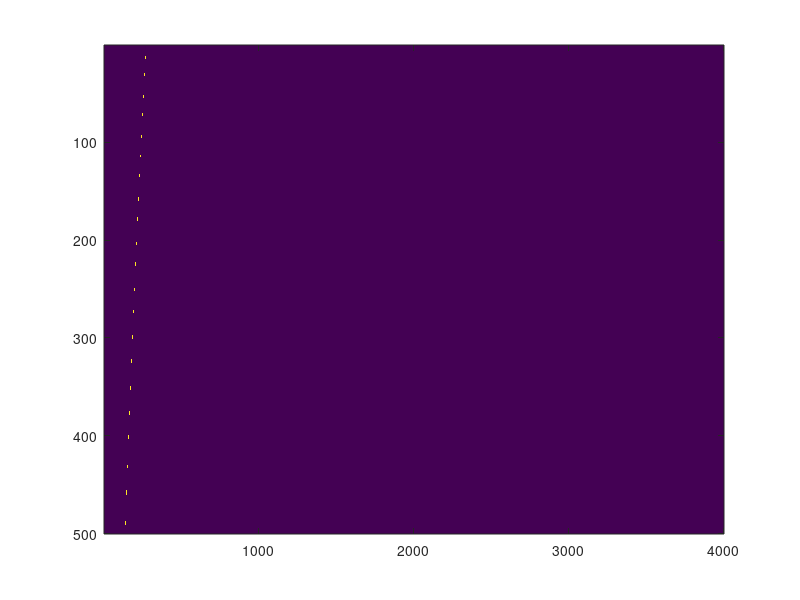
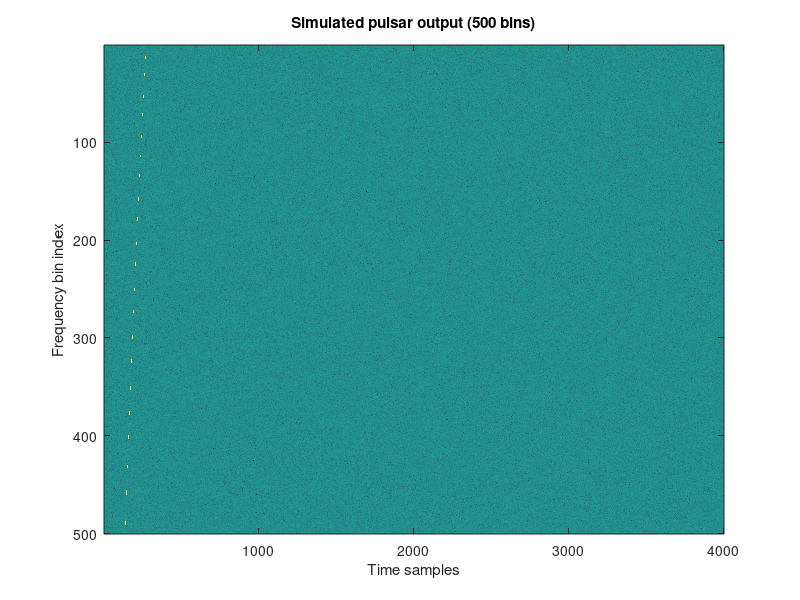
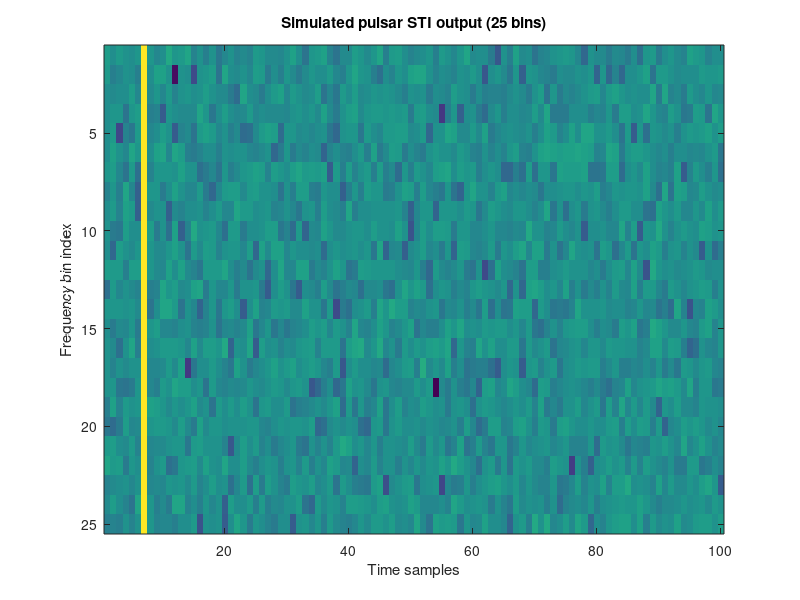

Source code (MATLAB) for these figures, in order:
fs        = 155e6; % Sampling frequency - used for noise level
Ninputs   = 40;    % Number of inputs/antennas
Nbins     = 500;   % Total number of frequency bins
Nfft      = 512;   % F-engine FFT size
Nfengines = 5;     % Number of F-engines
Nxengines = 20;    % Number of X-engines (i.e. Number of GPUs)

Nin_per_f        = Ninputs/Nfengines; % Number of inputs per F-engine
Nbin_per_x       = Nbins/Nxengines; % Number of bins per X-engine
Ntime_per_packet = 20; % Number of time samples (spectra snapshots) per packet
Ntime = 4000;

% Increase the range of tau when dispersion measure causes m_D to exceed
% time samples.
D = 10; % DM; 10 with these parameters gives a fairly fast pulsar
freq = (0:499)*(303e3) + 1300e6; % All frequencies
% fo = freq(floor(length(freq)/2)); % Center frequency
% tau = 4.1488e-3*((fo^-2)-(freq.^-2))*D; % Frequency dependent timing offset
% t = -2.8e-20:((2.5e-20)+(2.8e-20))/(Ntime-1):2.5e-20; % Range of timing offsets
tau = zeros(size(freq));
for k = 1:length(freq)
    if (k-1) ~= 0
        tau(k-1) = 4.1488e-3*((freq(k-1)^-2)-(freq(k)^-2))*D;
    end
end
tau(end) = 4.1488e-3*((freq(end-1)^-2)-(freq(end)^-2))*D;
t = 5e-24:((10e-23)-(5e-24))/(Ntime-1):10e-23; % Range of timing offsets
pulseData = zeros(Ninputs, Nbins, Ntime);
% Noisy environment
for ii = 1:size(pulseData,3)
    for jj = 1:size(pulseData,2)
        pulseData(:,jj,ii) = 0.1*(randn(1) + 1j*randn(1));
    end
end

% for cyc = [0,1000,2000,3000] % Cycles
%     for k = 1:Nbins
%         tmp_tau = abs(m_D(k)-tau);
%         [~, t_idx(k)] = min(tmp_tau);
%         pulseData(:,k,t_idx(k)+cyc) = exp(1j*pi/4)*2/sqrt(2); % 1+1j
%         pulseData(:,k,(t_idx(k)+cyc)+4) = exp(1j*pi/4); % 0.707+0.707j
%         if ((t_idx(k)+cyc)-4) > 0
%             pulseData(:,k,(t_idx(k)+cyc)-4) = exp(1j*pi/4); % 0.707+0.707j
%         end
%     end
% end

% Pulsar
pulse = 100;
for cyc = [0]
    for m = 1:Ninputs
        for k = 1:Nbins
%             tmp = abs(t - tau(k));
%             [~,idx] = min(tmp);
%             phi = m*2*pi*freq(k)*t(idx+cyc);
%             pulseData(m,k,idx+cyc) = pulse*exp(1j*phi) + pulseData(m,k,idx+cyc); % 0.1*(randn(1) + 1j*randn(1));
            [tmp,idx] = min(abs(t - tau(k)));
            phi = m*2*pi*freq(k)*t(idx+cyc);
            noise = pulseData(m,k,idx+cyc);
            pulseData(m,k,idx+cyc) = pulse*exp(1j*phi) + noise; % 0.1*(randn(1) + 1j*randn(1));
        end
    end
end

%%%%% In switch case statement
% t_idxs = mod(mcnt*20 + 1:(mcnt+1)*20, PNtime);
% t_idxs(t_idxs == 0) = PNtime;
% f_idxs = (fid - 1)*8+1:fid*8;
% freq_idxs = 5*(xid-1) + [1:5, 101:105, 201:205, 301:305, 401:405];
% tmp = pulseData(f_idxs, freq_idxs, t_idxs);
% data(:,1,:,:) = real(tmp);
% data(:,2,:,:) = imag(tmp);
% data(data < 0) = 2^8 + data(data < 0);

%%
figure(10); 
imagesc(squeeze(abs(pulseData(20,:,:))));
% imagesc(abs(exp(1j*phi)));

wei = ones(40,500,14);
bf_data = zeros(4000,500,14);
for b = 1:14
    for f = 1:500
        w = wei(:,f,b);
        xn = squeeze(pulseData(:,f,:));
        bf_data(:,f,b) = w'*xn;
    end
end

bf_sti = zeros(100,25,14);
for k = 1:100
    bf_sti(k,:,:) = mean(bf_data(1+(k-1)*40:k*40,1:25,:),1);
end

figure(12);
imagesc(10*log10(abs(bf_data(:,:,6))).');
title('Simulated pulsar output (500 bins)');
ylabel('Frequency bin index');
xlabel('Time samples')

figure(13);
imagesc(10*log10(abs(bf_sti(:,:,6))).');
title('Simulated pulsar STI output (25 bins)');
ylabel('Frequency bin index');
xlabel('Time samples')